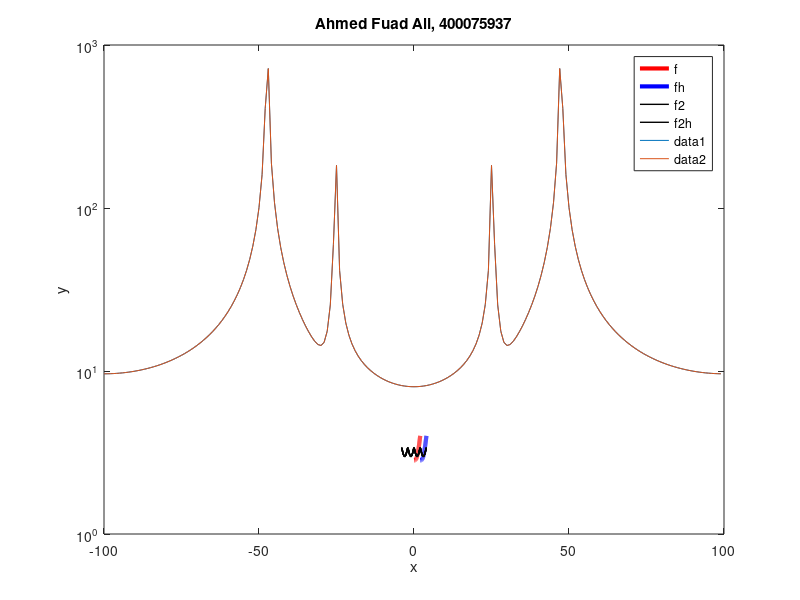

MATLAB code to generate this figure:
clc; close all; clear all;
%% Question 1
% plot the fourier transforms in the negative direction for all of them,
% and also make sure to do it for even, odd and identity shift functions. 
func1 = zeros(1,7); 
x = linspace(0,2,201); 

f = sqrt(8+x.^3); 
x2 = linspace(0,-2,201);
f2 = sqrt(8+x2.^3); 
a0 = 2/2*trapz(x,f);

% they asked for 7 curves and my p was 2
for j = 1:7 
    y = f.*cos(2*j*pi*x/2);
    func1(j) = 2/2*trapz(x,y); 
    y1 = f.*sin (2*j*pi*x/2);
    b(j) = 2/2*trapz(x,y1);
end

fh = zeros(7,801);
x3 = linspace(-4,4,801); 

% now we actually need to get the fouriers
for i = 1:7 
for j = 1:i 
    fh(i,:) = fh(i,:) + func1(j)*cos(2*j*pi*x3/2); %p = 3 so x3/3 
end
end

fh = a0/2 + fh; 
 
plot(x,f,'r','LineWidth',3);
hold on;
plot(x+2,f,'b','LineWidth',3);
hold on;
plot(x3,fh,'k','LineWidth',1);


xlim = ([-4 4]);
xlabel('X');
ylabel('Y');
title('Ahmed Fuad Ali, 400075937');
legend('f','fh','f2','f2h','Location','best');



%% Question 2
theerror = fh(7,501);
theoreticalanswer = sqrt(9); 
A = abs(theoreticalanswer-theerror);


%% Question 3
% plot the construction of a discrete fourier transform of the given
% function 

% first we want to set up our environment and initialize some variables
clc; close all; clear all;
x = linspace(0,2*pi,200);
N = length(x);

% this was my function
f = 9*sin(15*pi*x) + 2*cos(8*pi*x);

% now we need to use the stuff from the tutorial 
F = fft(f); 

abs_F = abs(fftshift(F));
alpha = (0:N-1)-(N/2);
plot(alpha,abs_F);

% now plot it
semilogy(alpha,abs_F);
title('Ahmed Fuad Ali, 400075937');
xlabel('x');
ylabel('y');



